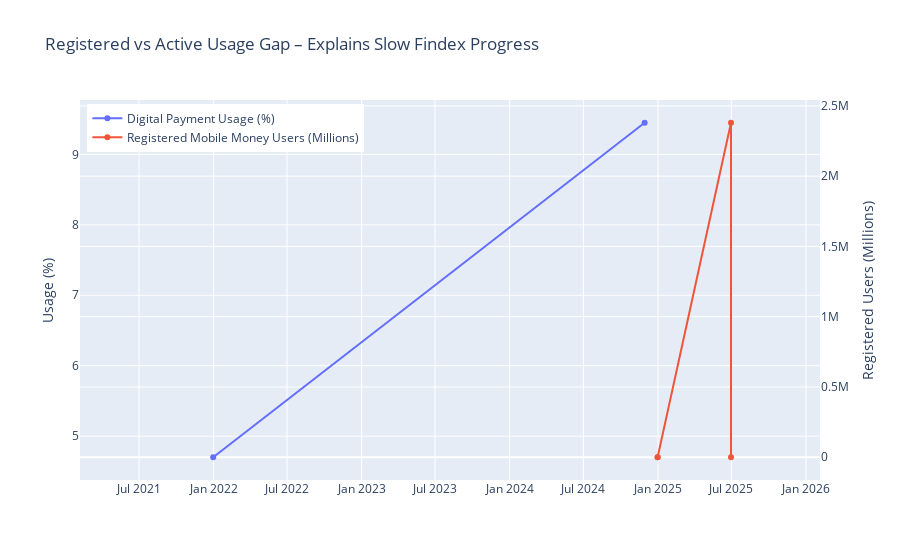

Source (notebook cell):
### Code cell
# Cell 6: Usage Analysis - Mobile Money & Digital Payment Trends
# Mobile money account penetration
mm_obs = data.df[
    (data.df['record_type'] == 'observation') &
    data.df['indicator_code'].str.contains('MM_ACCOUNT|DIGITAL_PAYMENT', na=False, case=False)
].copy().sort_values('observation_date')

registered_obs = data.df[
    data.df['indicator_code'].str.contains('REGISTERED|TELEBIRR|MPESA', na=False)
]

print("Mobile money/digital payment observations:")
display(mm_obs[['observation_date', 'indicator', 'value_numeric']])

# Registered vs active gap plot (clear labels)
fig = go.Figure()
fig.add_trace(go.Scatter(x=mm_obs['observation_date'], y=mm_obs['value_numeric'], 
                         mode='lines+markers', name='Digital Payment Usage (%)'))
fig.add_trace(go.Scatter(x=registered_obs['observation_date'], y=registered_obs['value_numeric']/1000000, 
                         mode='lines+markers', name='Registered Mobile Money Users (Millions)', yaxis='y2'))
fig.update_layout(title='Registered vs Active Usage Gap – Explains Slow Findex Progress',
                  yaxis_title='Usage (%)', 
                  yaxis2=dict(title='Registered Users (Millions)', overlaying='y', side='right'),
                  legend=dict(yanchor="top", y=0.99, xanchor="left", x=0.01))
fig.show()

### Figure 1 — Plotly figure (JSON) as saved in the notebook; plotly's stock layout.template omitted (floating-point values rounded to 4 significant figures)
{"data": [{"mode": "lines+markers", "name": "Digital Payment Usage (%)", "type": "scatter", "x": ["2021-12-31T00:00:00", "2024-11-29T00:00:00"], "y": [4.7, 9.45]}, {"mode": "lines+markers", "name": "Registered Mobile Money Users (Millions)", "type": "scatter", "x": ["2025-06-30T00:00:00", "2025-06-30T00:00:00", "2024-12-31T00:00:00", "2024-12-31T00:00:00", "2021-05-17T00:00:00", "2023-08-01T00:00:00", "2025-10-27T00:00:00", null, null], "y": [54.84, 2380000, 10.8, 7.1, null, null, null, 54.84, 5], "yaxis": "y2"}], "layout": {"legend": {"x": 0.01, "xanchor": "left", "y": 0.99, "yanchor": "top"}, "title": {"text": "Registered vs Active Usage Gap – Explains Slow Findex Progress"}, "yaxis": {"title": {"text": "Usage (%)"}}, "yaxis2": {"overlaying": "y", "side": "right", "title": {"text": "Registered Users (Millions)"}}}}
